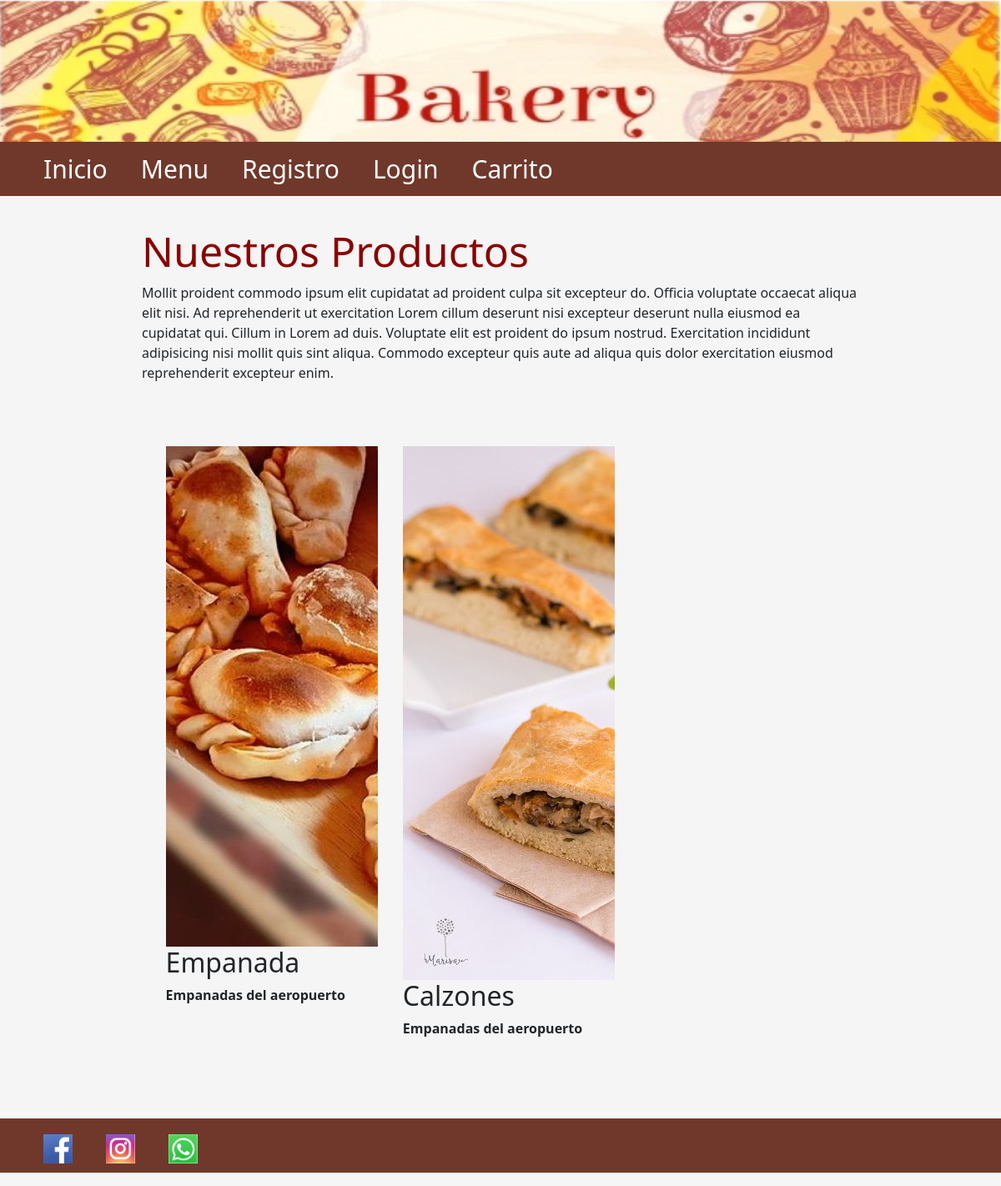
Before: / with the older database file.
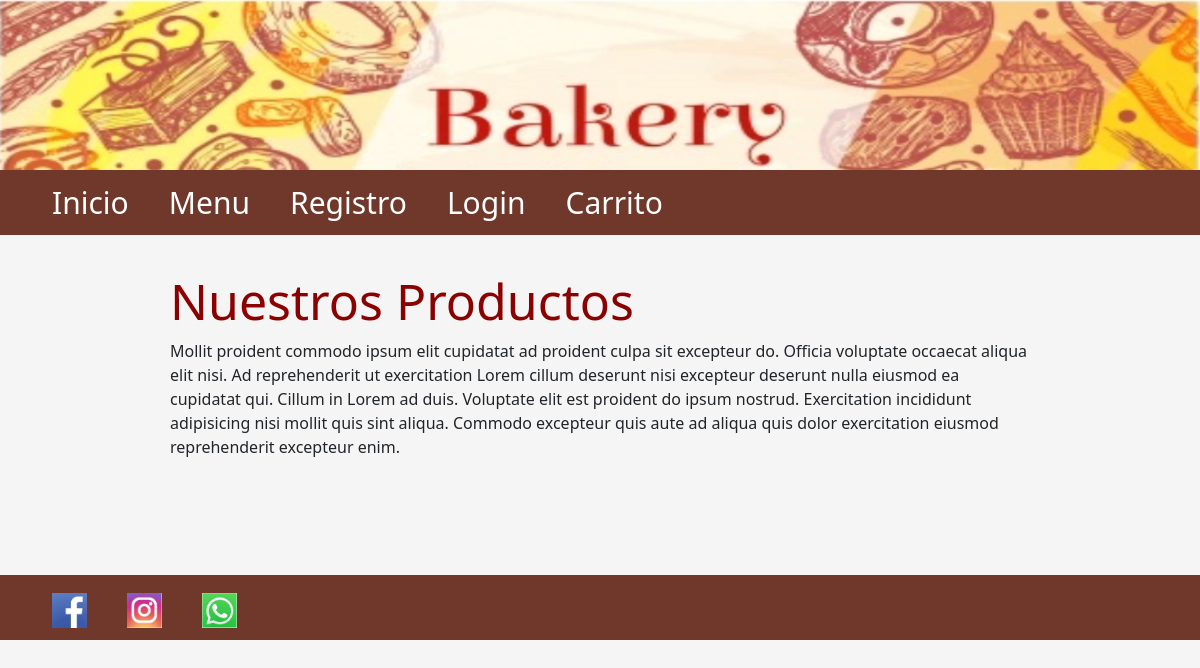
After: the same page with the newer database file.
### panaderia/models.py (models this page shows)
class Platos(db.Model):
    __tablename__ = 'platos'
    idproducto = db.Column(db.Integer, primary_key=True)
    nombreplato = db.Column(db.String(510), nullable=True)
    precioplato = db.Column(db.Integer, nullable=True)
    descripcionplato = db.Column(db.String(200))
    nombreimagenplato = db.Column(db.String(200), nullable=False)

### panaderia/views.py (the view)
@app.route('/')
def index():
    platos = Platos.query.all()
    return render_template('/index.html', platos=platos)

### panaderia/templates/Index.html
{% extends './layout.html' %} {% block title %} Inicio {% endblock %} {% block body %}
<main>
    <h1>Nuestros Productos</h1>
    <p>Mollit proident commodo ipsum elit cupidatat ad proident culpa sit excepteur do. Officia voluptate occaecat aliqua elit nisi. Ad reprehenderit ut exercitation Lorem cillum deserunt nisi excepteur deserunt nulla eiusmod ea cupidatat qui. Cillum in
        Lorem ad duis. Voluptate elit est proident do ipsum nostrud. Exercitation incididunt adipisicing nisi mollit quis sint aliqua. Commodo excepteur quis aute ad aliqua quis dolor exercitation eiusmod reprehenderit excepteur enim.</p>
    <div class="contenedor">
    {%for plato in platos%}
        <div class="imagenes-inicio">
            <div class="imagen">
                <img src="./static/uploads/{{ plato.nombreimagenplato }}" alt="">
            </div>
            <div class="info">
                <h2>{{plato.nombreplato}}</h2>
                <p>{{plato.descripcionplato}}</p>
            </div>
        </div>
    {% endfor %}
</main>
{% endblock %}

### panaderia/templates/layout.html (shortened to what this page needs)
<!DOCTYPE html>
<html lang="en">
<head>
    <link href="https://cdn.jsdelivr.net/npm/bootstrap@5.1.3/dist/css/bootstrap.min.css" rel="stylesheet">
    <link rel='stylesheet' href="{{url_for('static', filename='css/layout.css')}}" />
</head>
<header>
    <img src="{{url_for('static', filename='imagenes/bakery4.png')}}" alt="Banner Horizontal" width="100%" height="170px" />
</header>
<div>
    <nav>
        <ul>
            <li><a href="{{url_for('index')}}">Inicio</a></li>
            <li><a href="{{url_for('menu')}}">Menu</a></li>
            {% if current_user.is_authenticated %}
                <li><a href="{{url_for('perfil')}}">{{current_user.nombre}}</a></li>
                <li><a href="{{url_for('logout')}}">Logout</a></li>
                {% if current_user.idrol==2 %}
                    <li><a href="{{url_for('registro')}}">Registrar Usuario</a></li>
                    <li><a href="{{url_for('crearplatos')}}">Crear Platos</a></li>
                    <li><a href="{{url_for('dashboard')}}">Dashboard</a></li>
                {% endif %}
            {% else %}
                <li><a href="{{url_for('registro')}}">Registro</a></li>
                <li><a href="{{url_for('login')}}">Login</a></li>
                <li><a href="/Carrito">Carrito</a></li>
            {% endif %}
        </ul>
    </nav>
    <body>
        {% block body %} {% endblock %}
    </body>
    <footer>
        <div>
            <ul class="horizontal-list" aling="rigth">
                <li>
                    <a><img src="{{url_for('static', filename='imagenes/facebookicono.png')}}" width="35" height="35" class="x-footer-social-icons facebook" align="center"></a>
                </li>
                <li>
                    <a><img src="{{url_for('static', filename='imagenes/instagramIco.PNG')}}" width="35" height="35" class="x-footer-social-icons facebook" align='center'></a>
                </li>
                <li>
                    <a><img src="{{url_for('static', filename='imagenes/whatsappIco.png')}}" width="35" height="35" class="x-footer-social-icons facebook" align='center'></a>
                </li>
            </ul>
        </div>
    </footer>
</html>

### panaderia/static/css/layout.css (style rules this page uses)
* { margin: 0; padding: 0; font-style: Ginebra; }
main { max-width: 900px; width: 90%; margin: auto; padding: 20px; }
h1 { color: darkred; font-style: Ginebra; }
ul { list-style-type: none; background-color: #70382a; overflow: hidden; }
li { float: left; font-size: 30px; }
li a { display: block; color: white; padding-left: 20px; padding-right: 20px; padding-top: 10px; padding-bottom: 10px; text-decoration: none; text-align: center; }
h1 { text-align: left; font-size: 50px; }
.contenedor, .contenedorcarrito { width: 98%; max-width: 1000px; margin: auto; padding: 40px 0; display: grid; grid-template-columns: 1fr 1fr 1fr; gap: 10px; }

### panaderia/templates/layout.html (style rules this page uses)
body { background-color: whitesmoke; animation-direction: normal; }

Changed rows visible on the page:
removed Platos: nombreimagenplato (picture), nombreplato "Empanada", descripcionplato "Empanadas del aeropuerto"
removed Platos: nombreimagenplato (picture), nombreplato "Calzones", descripcionplato "Empanadas del aeropuerto"
